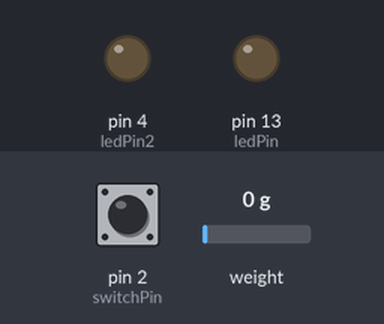
A sketch run on a simulated Arduino Uno, built with avr-gcc and run on an emulated ATmega328P. Parts: output pins drawn as LEDs (lit = HIGH). The test bench sets the inputs (shaded band); at power-on: pin 2 (switchPin) LOW, weight on the scale 0 g. What the sketch prints to the serial monitor is not drawn.

Above: at 1.3 s.
1.4 s: pin 2 (switchPin) pulled HIGH for 0.15 s
At 1.64 s:
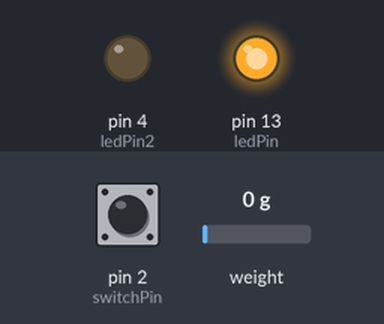
6.2 s: pin 2 (switchPin) pulled HIGH for 3.2 s
At 11.0 s:
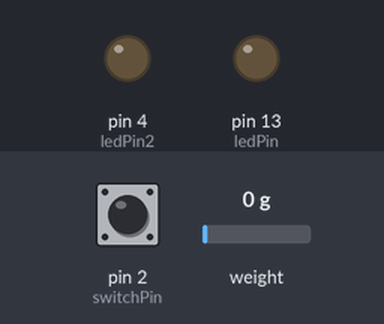
Timing chart, 0 to 12.5 s (numbered marks = the images above; inputs shaded):
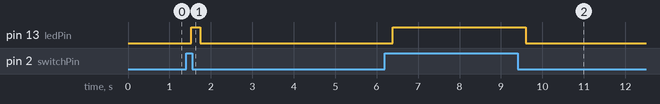

Measured:
- after the input at 1.4 s, pin 13 (ledPin): LOW → HIGH after 0.13 s, → LOW 0.22 s later
- after the input at 6.2 s, pin 13 (ledPin): LOW → HIGH after 0.19 s, → LOW 3.2 s later

The sketch:

V1.ino
```cpp
#include "HX711.h"

// HX711.DOUT	- pin #A1
// HX711.PD_SCK	- pin #A0

HX711 scale(A1, A0);		// parameter "gain" is ommited; the default value 128 is used by the library
long int scaleActual = 0;
const int switchPin = 2;     // the number of the pushbutton pin
const int ledPin =  13;
const int ledPin2 = 4;
long int scaleGoal = 0;


void setup() {
  pinMode(switchPin, INPUT); //Switch 1 For Nipple load Cell
pinMode(ledPin, OUTPUT); //LED1
pinMode(ledPin2, OUTPUT); //LED2

  Serial.begin(38400);
  Serial.println("HX711 Demo");

  Serial.println("Before setting up the scale:");
  Serial.print("read: \t\t");
  Serial.println(scale.read());			// print a raw reading from the ADC

}

void loop() {
    int buttonState = digitalRead(switchPin);

       scaleActual = scale.read();

Serial.print("scale Actual \t\t");
Serial.print(scaleActual);

  if (buttonState == HIGH) {
    digitalWrite(ledPin, HIGH);
      if (scaleGoal == 0) {
        scaleGoal = scaleActual;
      } else if (scaleActual < scaleGoal) {
        digitalWrite(ledPin2, HIGH);
      } else {
        digitalWrite(ledPin2, LOW);
      }

  }

  else {
    digitalWrite(ledPin, LOW);
    digitalWrite(ledPin2, LOW);
    scaleGoal = 0;
  }
  Serial.print ("\t\t Scale Goal - ");
  Serial.println(scaleGoal);

  delay(10);


}
```
